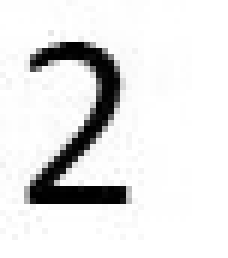
#> input picture assets/test3.JPG, 38 x 43 px, found by its file name (shown 6 times larger); its folder holds 5 pictures in this run
$ python main.py
#> lines starting #> are read from the running program, lines starting #| are printed output that depends on the picture
### image.py
from skimage import io
from skimage.transform import resize
import matplotlib.pyplot as plt
import numpy as np

class Image:
    def __init__(self):
        """Initialisation d'une image composee d'un tableau numpy 2D vide
        (pixels) et de 2 dimensions (H = height et W = width) mises a 0
        """
        self.pixels = None
        self.H = 0
        self.W = 0


    def set_pixels(self, tab_pixels):
        """ Remplissage du tableau pixels de l'image self avec un tableau 2D (tab_pixels)
        et affectation des dimensions de l'image self avec les dimensions
        du tableau 2D (tab_pixels)
        """
        self.pixels = tab_pixels
        self.H, self.W = self.pixels.shape


    def load(self, file_name):
        """ Lecture d'un image a partir d'un fichier de nom "file_name"""
#> called with file_name = '../assets/test3.JPG'
        self.pixels = io.imread(file_name)
#> self.pixels is the input picture: shape (43, 38); min 0, max 255, mean 228.1
        self.H,self.W = self.pixels.shape
#> self.H = 43; self.W = 38
        print("lecture image : " + file_name + " (" + str(self.H) + "x" + str(self.W) + ")")
#| lecture image : ../assets/test3.JPG (43x38)


    def display(self, window_name):
        """Affichage a l'ecran d'une image"""
        fig = plt.figure(window_name)
        if (not (self.pixels is None)):
            io.imshow(self.pixels)
            io.show()
        else:
            print("L'image est vide. Rien à afficher")


    #==============================================================================
    # Methode de binarisation
    # 2 parametres :
    #   self : l'image a binariser
    #   S : le seuil de binarisation
    #   on retourne une nouvelle image binarisee
    #==============================================================================
    def binarisation(self, S):
		# creation d'une image vide
#> called with S = 50
        im_bin = Image()

        # affectation a l'image im_bin d'un tableau de pixels de meme taille
        # que self dont les intensites, de type uint8 (8bits non signes),
        # sont mises a 0
        im_bin.set_pixels(np.zeros((self.H, self.W), dtype=np.uint8))

        # TODO: boucle imbriquees pour parcourir tous les pixels de l'image im_bin
        # et calculer l'image binaire

        for i in range(self.W):
            for j in range(self.H):
                if self.pixels[j][i] <= S:
                    im_bin.pixels[j][i] = 0
                else:
                    im_bin.pixels[j][i] = 255
#> call 2 of display, with window_name = 'Image binarisee'
#> in display (call 2), `io.show()`:
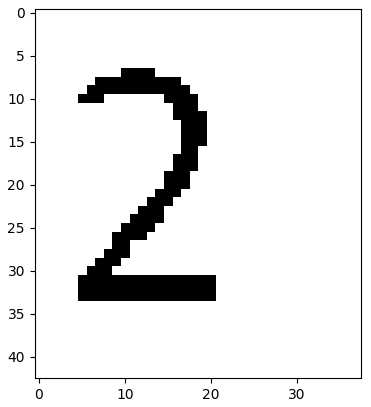
#> figure drawn by matplotlib, 1 panel

        return im_bin

    #==============================================================================
    # Dans une image binaire contenant une forme noire sur un fond blanc
    # la methode 'localisation' permet de limiter l'image au rectangle englobant
    # la forme noire
    # 1 parametre :
    #   self : l'image binaire que l'on veut recadrer
    #   on retourne une nouvelle image recadree
    #==============================================================================
    def localisation(self):
        l_max=0
        l_min=0
        c_max=0
        c_min=0
        first_detection_l = True
        first_detection_c = True
        im_bin_resize = Image()
        for l in range (self.H):
            for c in range(self.W) :
                if self.pixels[l][c]==0 and first_detection_l==True:
                    l_min = l
                    first_detection_l = False
                elif self.pixels[l][c]==0 and first_detection_l==False:
                    l_max = l+1
        for c in range(self.W):
            for l in range(self.H):
                if self.pixels[l][c]==0 and first_detection_c==True:
                    c_min = c
                    first_detection_c = False
                elif self.pixels[l][c]==0 and first_detection_c==False:
                    c_max = c+1
        print ( l_max, l_min, c_max, c_min)
        im_bin_resize.set_pixels(np.zeros((l_max-l_min, c_max-c_min), dtype=np.uint8))
        for l in range (l_max-l_min):
            for c in range(c_max-c_min):
                im_bin_resize.pixels[l][c] = self.pixels[l+l_min][c+c_min]
#> call 3 of display, with window_name = 'Image localisee'
#> in display (call 3), `io.show()`:
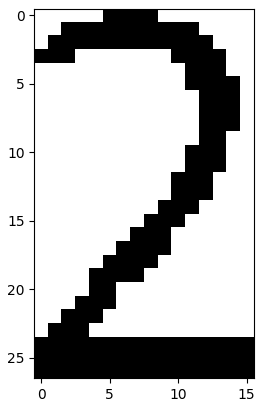
#> figure drawn by matplotlib, 1 panel
        return im_bin_resize

    #==============================================================================
    # Methode de redimensionnement d'image
    #==============================================================================
    def resize(self, new_H, new_W):
        #création d'une nouvelle image
#> call 4 of display, with window_name = 'Image redimensionee'
#> in display (call 4), `io.show()`:
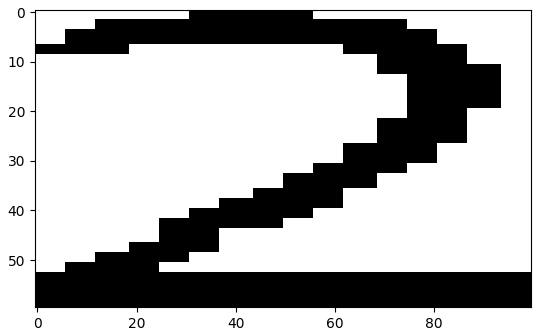
#> figure drawn by matplotlib, 1 panel
        im = Image()
        # affectation a l'image im d'un tableau de pixels new_H et new_W dont les intensites,
        # de type uint8 (8bits non signes),sont mises a 0
        im.set_pixels(np.zeros((new_H, new_W), dtype=np.uint8))
        #redimensionnement et conversion de l'image grace à la fonction resize et np.uint8
        im.pixels = np.uint8(resize(self.pixels, (new_H,new_W), 0)*255)

        return im

    #==============================================================================
    # Methode de mesure de similitude entre l'image self et un modele im
    #==============================================================================
    # [10 lines left out: function similitude, not called in this run]


### reconnaissance.py
from image import Image

def lecture_modeles(chemin_dossier):
    fichiers= ['_0.png','_1.png','_2.png','_3.png','_4.png','_5.png','_6.png',
            '_7.png','_8.png','_9.png']
    liste_modeles = []
    for fichier in fichiers:
        model = Image()
        model.load(chemin_dossier + fichier)
        liste_modeles.append(model)
    return liste_modeles


# [13 lines left out: function reconnaissance_chiffre, not called in this run]


### main.py
'''
File: main.py
Created Date: Friday August 27th 2021 - 02:35pm
Author: Ammar Mian
Contact: ammar.mian@univ-smb.fr
-----
Last Modified: Mon Aug 30 2021
Modified By: Ammar Mian
-----
Copyright (c) 2021 Université Savoie Mont-Blanc
'''
import matplotlib.pyplot as plt
from image import Image
from reconnaissance import reconnaissance_chiffre, lecture_modeles


if __name__ == '__main__':

    # Variables utiles
    path_to_assets = '../assets/'
    plt.ion() # Mode interactif de matplotlib our ne pas bloquer l'éxécutions lorsque l'on fait display

    #==============================================================================
    # Lecture image et affichage
    #==============================================================================
    image = Image()
    image.load(path_to_assets + 'test3.JPG')
    image.display("Exemple d'image")

    #==============================================================================
    # Binarisation de l'image et affichage
    #==============================================================================
    S = 50
    image_binarisee = image.binarisation(S)
    image_binarisee.display("Image binarisee")

    #==============================================================================
    # Localisation de l'image et affichage
    #==============================================================================
    image_localisee = image_binarisee.localisation()
    image_localisee.display("Image localisee")

    #==============================================================================
    # Redimensionnement de l'image et affichage
    #==============================================================================
    image_resizee = image_localisee.resize(60, 100)
    image_resizee.display("Image redimensionee")

    #==============================================================================
    # Lecture modeles et reconnaissance
    #==============================================================================
#> (the run stopped early here; a loop or call above may not have finished)
